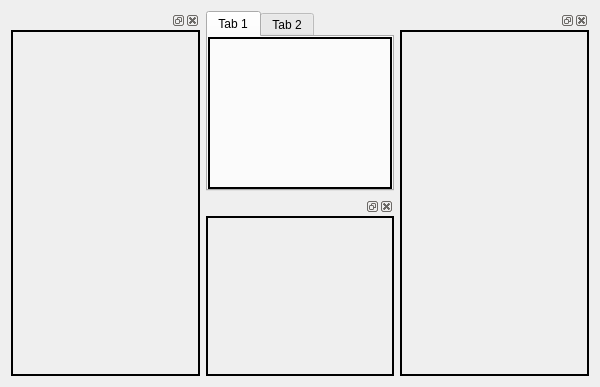
<?xml version="1.0" encoding="UTF-8"?>
<ui version="4.0">
 <class>Qt_Ui_DockWidgetClass</class>
 <widget class="QWidget" name="Qt_Ui_DockWidgetClass">
  <property name="geometry">
   <rect>
    <x>0</x>
    <y>0</y>
    <width>600</width>
    <height>387</height>
   </rect>
  </property>
  <property name="windowTitle">
   <string>Qt_Ui_DockWidget</string>
  </property>
  <layout class="QHBoxLayout" name="horizontalLayout">
   <item>
    <widget class="QDockWidget" name="dockWidget">
     <property name="minimumSize">
      <size>
       <width>100</width>
       <height>38</height>
      </size>
     </property>
     <property name="maximumSize">
      <size>
       <width>200</width>
       <height>524287</height>
      </size>
     </property>
     <widget class="QWidget" name="dockWidgetContents">
      <property name="styleSheet">
       <string notr="true">border:2px solid</string>
      </property>
     </widget>
    </widget>
   </item>
   <item>
    <layout class="QVBoxLayout" name="verticalLayout">
     <item>
      <widget class="QTabWidget" name="tabWidget">
       <widget class="QWidget" name="tab">
        <property name="styleSheet">
         <string notr="true">border:2px solid</string>
        </property>
        <attribute name="title">
         <string>Tab 1</string>
        </attribute>
       </widget>
       <widget class="QWidget" name="tab_2">
        <property name="styleSheet">
         <string notr="true">border:2px solid</string>
        </property>
        <attribute name="title">
         <string>Tab 2</string>
        </attribute>
       </widget>
      </widget>
     </item>
     <item>
      <widget class="QDockWidget" name="dockWidget_2">
       <widget class="QWidget" name="dockWidgetContents_2">
        <property name="styleSheet">
         <string notr="true">border:2px solid</string>
        </property>
       </widget>
      </widget>
     </item>
    </layout>
   </item>
   <item>
    <widget class="QDockWidget" name="dockWidget_3">
     <property name="minimumSize">
      <size>
       <width>100</width>
       <height>38</height>
      </size>
     </property>
     <property name="maximumSize">
      <size>
       <width>200</width>
       <height>524287</height>
      </size>
     </property>
     <widget class="QWidget" name="dockWidgetContents_3">
      <property name="styleSheet">
       <string notr="true">border:2px solid</string>
      </property>
     </widget>
    </widget>
   </item>
  </layout>
 </widget>
 <layoutdefault spacing="6" margin="11"/>
 <resources>
  <include location="Qt_Ui_DockWidget.qrc"/>
 </resources>
 <connections/>
</ui>
